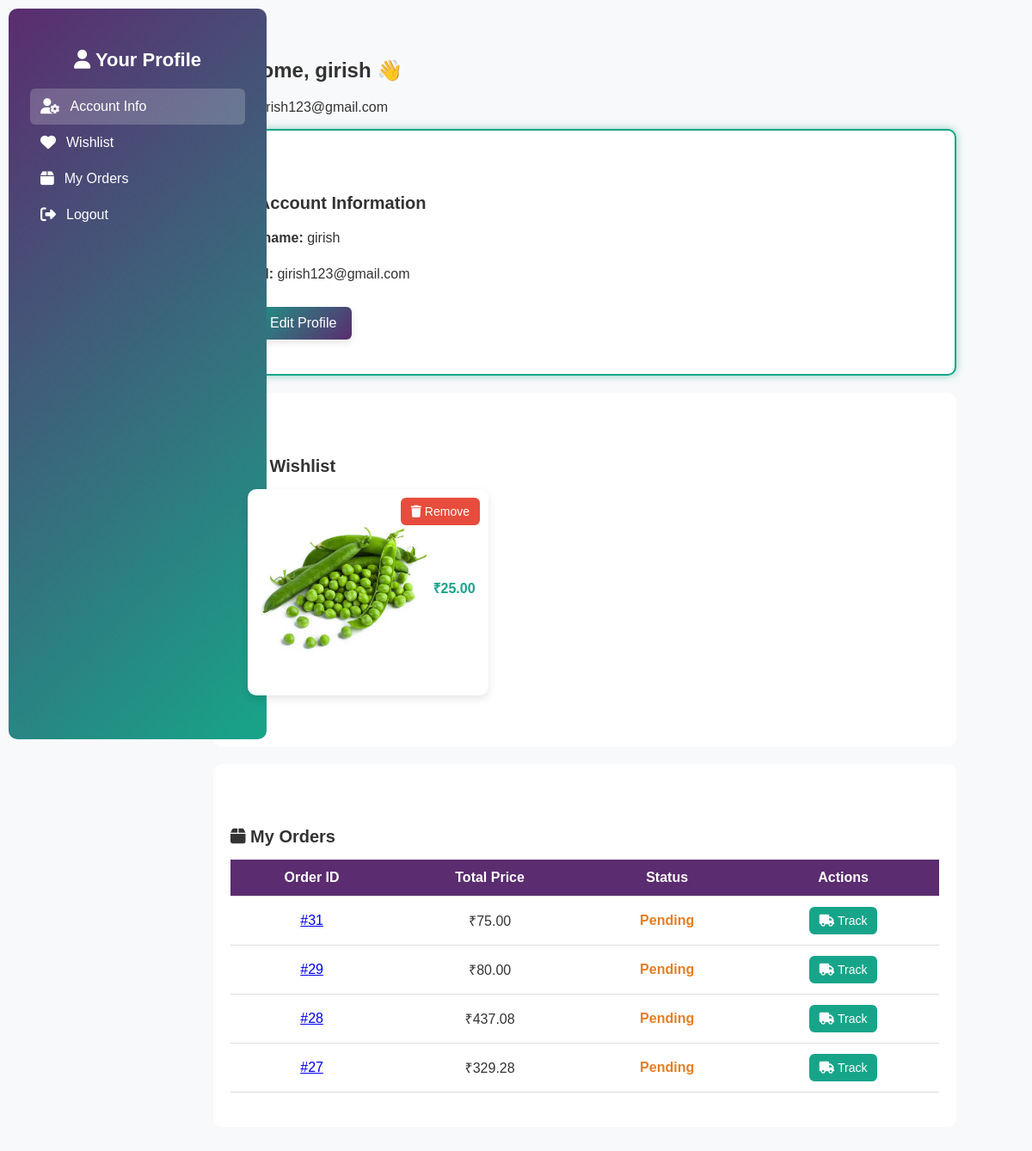
The app's page /user-dashboard/ (signed in) with its own data.
### myApp/models.py (models this page shows, shortened)
class Wishlist(models.Model):
    user = models.ForeignKey(User, on_delete=models.CASCADE)
    fruit = models.ForeignKey(Fruit, on_delete=models.CASCADE, null=True, blank=True)
    pulse = models.ForeignKey(Pulse, on_delete=models.CASCADE, null=True, blank=True)
    vegie = models.ForeignKey(Vegie, on_delete=models.CASCADE, null=True, blank=True)

class Vegie(models.Model):
    photo = models.ImageField(upload_to="vegie/")
    title = models.CharField(max_length=100)
    price = models.DecimalField(max_digits=10, decimal_places=2)

class Order(models.Model):
    PAYMENT_CHOICES = [
        ('COD', 'Cash on Delivery'),
        ('UPI', 'UPI Payment'),
        ('CARD', 'Credit/Debit Card'),
    ]
    STATUS_CHOICES = [
        ('Pending', 'Pending'),
        ('Processing', 'Processing'),
        ('Shipped', 'Shipped'),
        ('Delivered', 'Delivered'),
        ('Cancelled', 'Cancelled'),
    ]
    full_name = models.CharField(max_length=100)
    email = models.EmailField()
    phone = models.CharField(max_length=15)
    address = models.TextField()
    city = models.CharField(max_length=100)
    state = models.CharField(max_length=100)
    zip_code = models.CharField(max_length=10)
    payment_method = models.CharField(max_length=10, choices=PAYMENT_CHOICES)
    order_date = models.DateTimeField(auto_now_add=True)
    total_price = models.DecimalField(max_digits=10, decimal_places=2)
    status = models.CharField(max_length=20, choices=STATUS_CHOICES, default='Pending')
    order_items = models.JSONField(default=list)  # Proper JSON storage
    discount_amount = models.DecimalField(max_digits=10, decimal_places=2, default=Decimal('0.00'))
    coupon_discount = models.DecimalField(max_digits=10, decimal_places=2, default=Decimal('0.00'))
    coupon_code = models.CharField(max_length=50, blank=True, null=True)

### GrowPure/views.py (the view)
# urls.py: path('user-dashboard/', views.user_dashboard, name='user_dashboard'),
@login_required
def user_dashboard(request):
    orders = Order.objects.filter(email=request.user.email).order_by('-order_date')
    wishlist_items = Wishlist.objects.filter(user=request.user)
    context = {
        'title': 'User Dashboard',  # ✅ Add this line
        'orders': orders,
        'wishlist_items': wishlist_items
    }
    return render(request, 'admin_panel/user_dashboard.html', context)

### templates/admin_panel/user_dashboard.html (shortened to what this page needs)
<!DOCTYPE html>
<html lang="en">
<head>
    <link rel="stylesheet" href="/static/css/dashboard.css">
</head>
<body>
<div class="container">
    <div class="sidebar">
        <h3><i class="fas fa-user"></i>  Your Profile </h3>
        <a href="#account-info" class="nav-link active"><i class="fas fa-user-cog"></i> Account Info</a>
        <a href="#wishlist" class="nav-link"><i class="fas fa-heart"></i> Wishlist</a>
        <a href="#orders" class="nav-link"><i class="fas fa-box"></i> My Orders</a>
        <form id="logoutForm" method="POST" action="{% url 'logout' %}" style="display: block;">
            <button type="submit" id="logoutBtn" class="btn-logout">
                <i class="fas fa-sign-out-alt"></i> Logout
            </button>
        </form>
    </div>
    <div class="content">
        <h2>Welcome, {{ user.username }} 👋</h2>
        <p>Email: {{ user.email }}</p>
<div id="account-info" class="section active-section">
    <h5><i class="fas fa-user-cog"></i> Account Information</h5>
    <div class="account-details">
        <p><strong>Username:</strong> {{ user.username }}</p>
        <p><strong>Email:</strong> {{ user.email }}</p>
        <button id="editProfileBtn" class="btn btn-primary"><i class="fas fa-edit"></i> Edit Profile</button>
    </div>
</div>
        <div id="wishlist" class="section">
<div id="wishlist" class="section" style="padding-top: 0px; padding-bottom: 0px;">
    <h5><i class="fas fa-heart"></i> Wishlist</h5>
    <div class="wishlist-grid">
        {% for item in wishlist_items %}
        <div class="wishlist-card">
            <div class="wishlist-img">
                {% if item.fruit %}
                    <img src="{{ item.fruit.photo.url }}" alt="{{ item.fruit.title }}">
                    <p class="price">₹{{ item.fruit.price }}</p>
                {% elif item.pulse %}
                    <img src="{{ item.pulse.photo.url }}" alt="{{ item.pulse.title }}">
                    <p class="price">₹{{ item.pulse.price }}</p>
                {% elif item.vegie %}
                    <img src="{{ item.vegie.photo.url }}" alt="{{ item.vegie.title }}">
                    <p class="price">₹{{ item.vegie.price }}</p>
                {% endif %}
            </div>
            <a href="{% url 'remove_from_wishlist' item.id %}" class="remove-btn">
                <i class="fas fa-trash"></i> Remove
            </a>
        </div>
        {% empty %}
        <p class="text-center">No items in your wishlist yet.</p>
        {% endfor %}
    </div>
</div>
        </div>
         <div id="orders" class="section">
            <h5><i class="fas fa-box"></i> My Orders</h5>
            <table class="orders-table">
                <thead>
                    <tr>
                        <th>Order ID</th>
                        <th>Total Price</th>
                        <th>Status</th>
                        <th>Actions</th>
                    </tr>
                </thead>
                <tbody>
                    {% for order in orders %}
                    <tr>
                        <td>
                            <a href="#" class="order-id"
                            data-order-id="{{ order.id }}"
                            data-status="{{ order.status }}"
                            data-total="{{ order.total_price }}"
                            data-address="{{ order.shipping_address }}"
                            data-items='{{ order.items_json|escapejs }}'>
                             #{{ order.id }}
                         </a>
                        </td>
                        <td>₹{{ order.total_price }}</td>
                        <td class="status-{{ order.status|lower }}">{{ order.status }}</td>
                        <td>
                            <a href="{% url 'track_order' %}?order_id={{ order.id }}" class="track-btn">
                                <i class="fas fa-truck"></i> Track
                            </a>
                        </td>
                    </tr>
                    {% empty %}
                    <tr><td colspan="4" class="text-center">No orders yet</td></tr>
                    {% endfor %}
                </tbody>
            </table>
        </div>
    </div>
</div>
</body>
</html>

### static/css/dashboard.css (style rules this page uses)
body { background: #F8F9FA; font-family: 'Poppins', sans-serif; color: #333; scroll-behavior: smooth; }
.container { max-width: 1200px; margin: auto; padding: 20px; display: flex; }
.sidebar { background: linear-gradient(135deg, #5B2C6F, #17A589); color: white; padding: 25px; border-radius: 10px; height: 100vh; position: fixed; width: 250px; left: 10px; top: 10px; transition: 0.3s; }
.sidebar h3 { text-align: center; margin-bottom: 20px; font-size: 22px; }
.sidebar a { display: flex; padding: 12px; color: white; text-decoration: none; border-radius: 6px; transition: 0.3s; font-size: 16px; }
.sidebar a:hover, .sidebar a.active { background: rgba(255, 255, 255, 0.2); }
.sidebar a i { margin-right: 12px; font-size: 18px; }
.content { margin-left: 200px; padding: 20px; width: calc(100% - 280px); }
.section { padding: 40px 20px; margin-bottom: 20px; background: white; border-radius: 10px; transition: 0.3s; }
.section h5 { font-size: 20px; margin-bottom: 15px; }
.active-section { border: 2px solid #17A589; box-shadow: 0px 0px 10px rgba(23, 165, 137, 0.5); }
.orders-table { width: 100%; border-collapse: collapse; margin-top: 15px; }
.orders-table th, .orders-table td { padding: 12px; text-align: center; border-bottom: 1px solid #ddd; }
.orders-table th { background: #5B2C6F; color: white; font-weight: 600; }
.status-pending { color: #e67e22; font-weight: bold; }
.track-btn { background: #17A589; color: white; padding: 8px 12px; border-radius: 6px; text-decoration: none; font-size: 14px; transition: 0.3s; display: inline-block; }
.account-details { font-size: 16px; line-height: 1.6; }
.account-details button { margin-top: 10px; }
.wishlist-grid { display: grid; grid-template-columns: repeat(auto-fit, minmax(250px, 1fr)); gap: 20px; margin-top: 15px; }
.wishlist-card { background: white; border-radius: 10px; box-shadow: 0px 4px 10px rgba(0, 0, 0, 0.1); padding: 15px; text-align: center; transition: 0.3s ease-in-out; position: relative; width: 250px; }
.wishlist-img { width: 100%; display: flex; justify-content: center; align-items: center; margin-bottom: 10px; }
.wishlist-img img { width: 200px; height: auto; object-fit: cover; border-radius: 8px; transition: transform 0.3s ease-in-out; }
.price { font-size: 16px; font-weight: bold; color: #17A589; }
.remove-btn { display: inline-block; background: #e74c3c; color: white; padding: 8px 12px; border-radius: 6px; text-decoration: none; font-size: 14px; transition: 0.3s; position: absolute; top: 10px; right: 10px; }
.btn-logout { display: flex; align-items: center; padding: 12px; color: white; background: transparent; border: none; border-radius: 6px; font-size: 16px; width: 100%; text-align: left; cursor: pointer; transition: 0.3s; }
.btn-logout i { margin-right: 12px; font-size: 18px; }
#editProfileBtn { display: inline-flex; align-items: center; background: linear-gradient(135deg, #17A589, #5B2C6F); color: white; border: none; padding: 10px 18px; font-size: 16px; border-radius: 6px; cursor: pointer; transition: 0.3s ease-in-out; box-shadow: 0px 4px 10px rgba(0, 0, 0, 0.1); }
#editProfileBtn i { margin-right: 8px; font-size: 18px; }

### records on screen
Wishlist: vegie.photo (picture), vegie.price "25.00"
Order: id "31", total_price "75.00", status "Pending"
Order: id "29", total_price "80.00", status "Pending"
Order: id "28", total_price "437.08", status "Pending"
Order: id "27", total_price "329.28", status "Pending"

### other values on screen
{{ user.username }} "girish"
{{ user.email }} "girish123@gmail.com"
